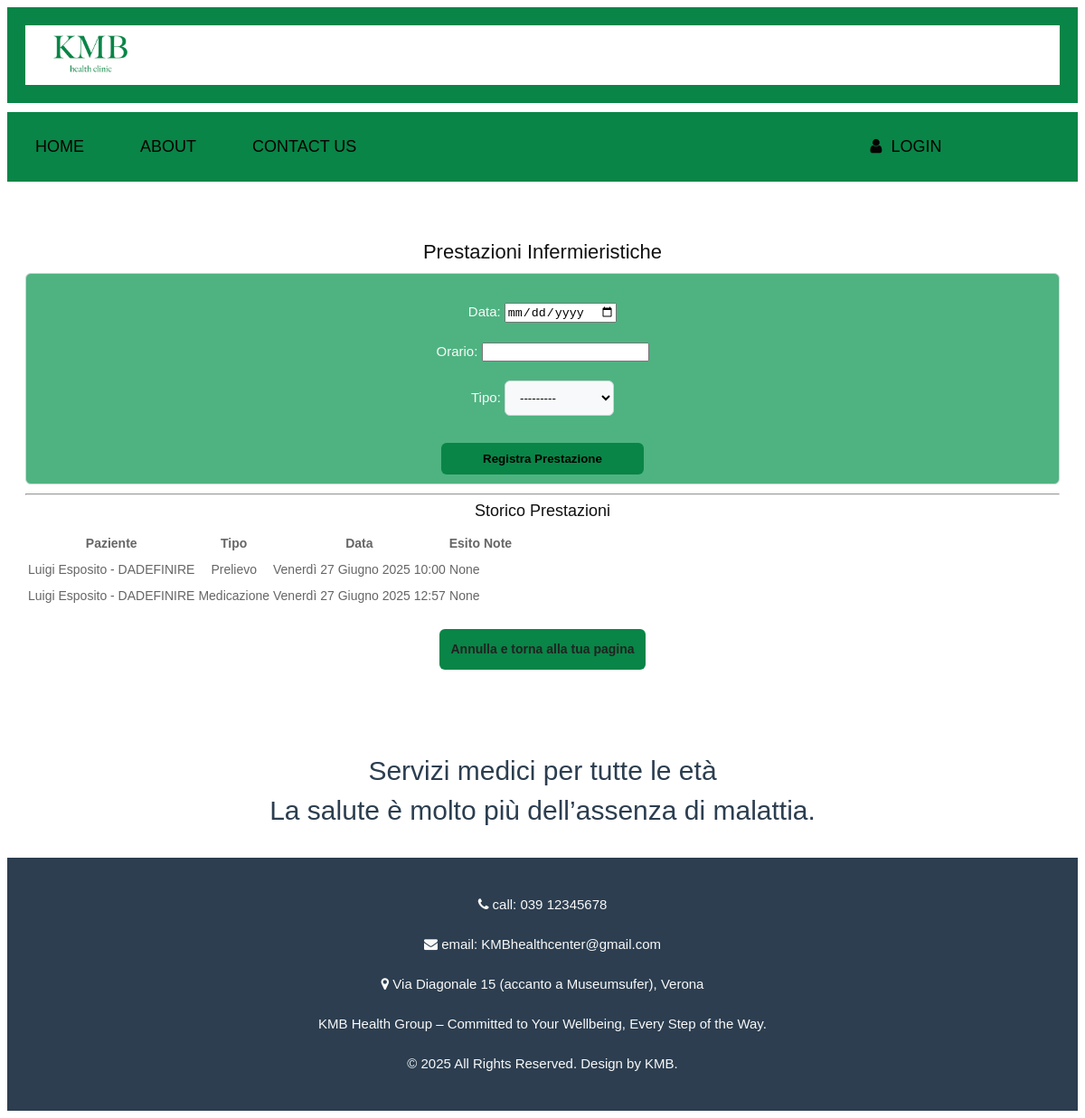
Before: /users/paziente/prenota_prestazione/ (signed in) with the older database file.
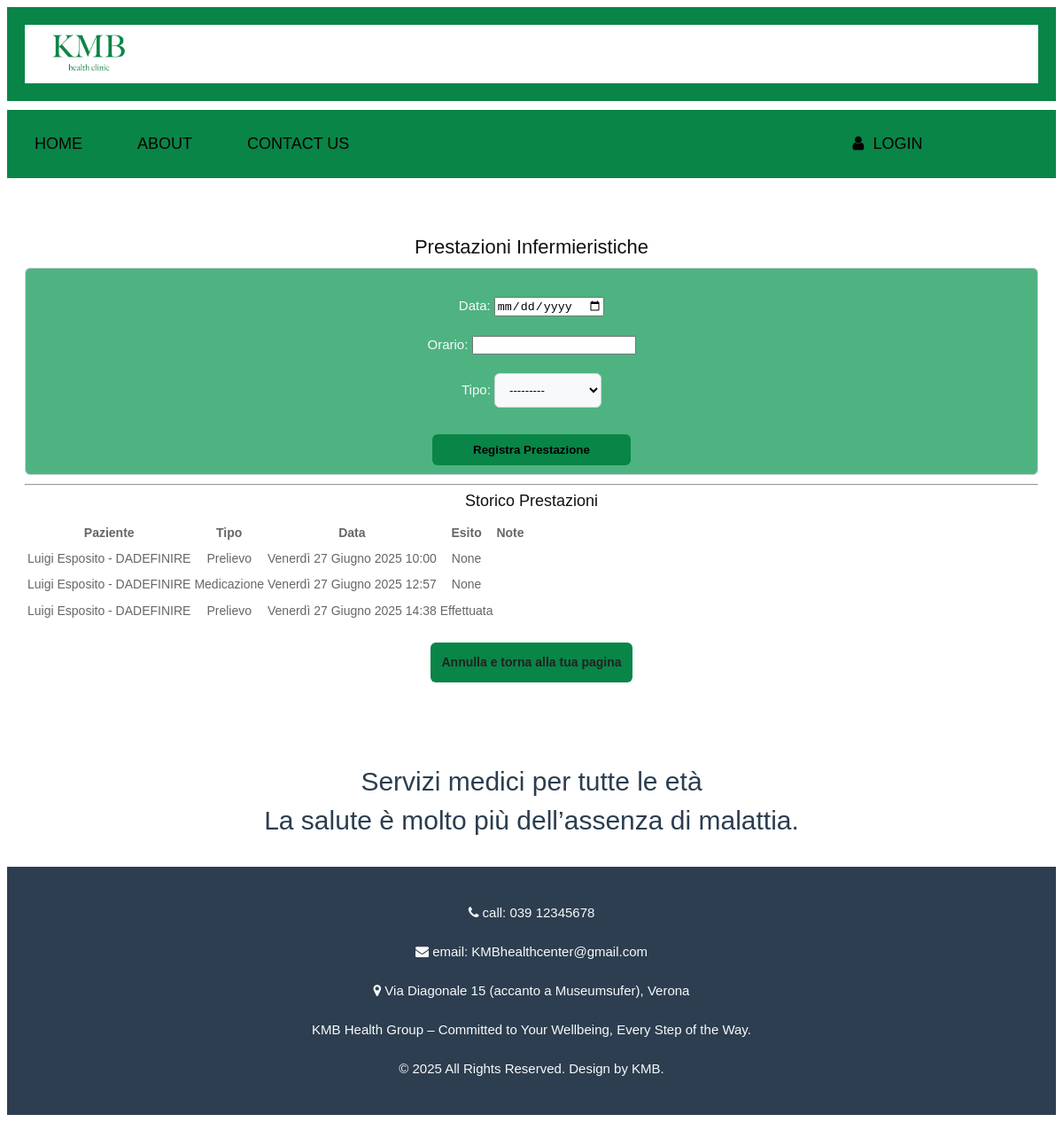
After: the same page with the newer database file.
### prestazione/models.py (models this page shows, shortened)
class Prestazione(models.Model):
    id = models.BigAutoField(primary_key=True)
    tipo = models.CharField(max_length=20, choices=TipoPrestazione.choices)
    paziente = models.ForeignKey('users.Paziente', on_delete=models.CASCADE, related_name="prestazioni")  # relazione con il modello in app users
    ambulatorio = models.ForeignKey('ambulatorio.Ambulatorio', on_delete=models.SET_NULL, null=True)  # relazione con il modello ambulatorio
    infermiere = models.ForeignKey('users.Infermiere', on_delete=models.SET_NULL, null=True, related_name="prestazioni_infermiere") # relazione con il modello in app users
    prenotazione = models.OneToOneField('PrenotazionePrestazione', on_delete=models.CASCADE, null=True, blank=True)
    data = models.DateTimeField(default=timezone.now)  # Data e ora della prestazione, con valore predefinito alla creazione
    esito = models.TextField(blank=True, null=True)
    note = models.TextField(blank=True, null=True)
    class Meta:
        verbose_name = "prestazione"
        verbose_name_plural = "prestazioni"
        ordering = ['data']  # Ordinamento per data della prestazione

### users/models.py (models this page shows, shortened)
class UtenteBase(models.Model):
    user = models.OneToOneField(User, on_delete=models.CASCADE, primary_key=True)  # collegamento all'account Django
    cognome = models.CharField(max_length=50)
    nome = models.CharField(max_length=50)
    codice_fiscale = models.CharField(max_length=16)
    class Meta:
        abstract = True  # questo rende la classe astratta

class Paziente(UtenteBase):
    data_nascita = models.DateField()
    luogo_nascita = models.CharField(max_length=100)
    email = models.EmailField(default="insericiEmail@example.com")  # obbligatorio
    medico_curante = models.ForeignKey("Medico", on_delete=models.SET_NULL, null=True, related_name="medico_pazienti_curante")
    referente_adulto = models.CharField(max_length=100, blank=True, null=True, help_text="Nome e cognome del referente adulto per i minori di 14 anni")
    def __str__(self):
        return f"{self.nome} {self.cognome} - {self.codice_fiscale}"
    class Meta:
        verbose_name = "paziente"
        verbose_name_plural = "pazienti"

### users/views.py (the view)
# urls.py: path('paziente/prenota_prestazione/', richiedi_prestazione, name='richiedi_prestazione'),
@login_required
def richiedi_prestazione(request):
    paziente = get_object_or_404(Paziente, user=request.user)
    infermiere_disponibile = Infermiere.objects.first()  # Semplice logica di disponibilità
    if not infermiere_disponibile:
        return HttpResponse("Nessun infermiere disponibile al momento.", status=503)
    if request.method == "POST":
        form = PrestazioneInfermieristicaForm(request.POST)
        if form.is_valid():
            prestazione = form.save(commit=False)
            prestazione.paziente = paziente
            prestazione.infermiere = infermiere_disponibile
            prestazione.save()
            return redirect('pagina_paziente')
    else:
        form = PrestazioneInfermieristicaForm()
    prestazioni = Prestazione.objects.filter(paziente=paziente)
    return render(request, "users/prenota_prestazione.html", {
        "form": form,
        "prestazioni": prestazioni,
    })

### prestazione/forms.py
class PrestazioneInfermieristicaForm(forms.ModelForm):
    class Meta:
        model = PrenotazionePrestazione
        fields = ['data', 'orario', 'tipo']
        widgets = {
            'data': forms.DateInput(attrs={'type': 'date'}),
            'ora': TimeInput(format='%H:%M', attrs={'type': 'time'}),
            'tipo': forms.Select(attrs={'class': 'form-control'}),
        }

### users/templates/users/prenota_prestazione.html (shortened to what this page needs)
{% extends 'base.html' %}
{% block content %}
<div class="white_container">
    <h2>Prestazioni Infermieristiche</h2>
    <form method="POST" class="form-control" style="background-color:#4eb381">
        {{ form.as_p }}
        <button type="submit" class="btn btn-primary" style="width: 20%">Registra Prestazione</button>
    </form>
    <hr>
    <h3>Storico Prestazioni</h3>
    <table class="table">
        <thead>
            <tr>
                <th>Paziente</th>
                <th>Tipo</th>
                <th>Data</th>
                <th>Esito</th>
                <th>Note</th>
            </tr>
        </thead>
        <tbody>
            {% for p in prestazioni %}
                <tr>
                    <td>{{ p.paziente }}</td>
                    <td>{{ p.get_tipo_display }}</td>
                    <td>{{ p.data }}</td>
                    <td>{{ p.esito }}</td>
                    <td>{{ p.note }}</td>
                </tr>
            {% empty %}
                <tr><td colspan="5">Nessuna prestazione registrata.</td></tr>
            {% endfor %}
        </tbody>
    </table>
    <a href="{% url 'pagina_paziente' %}" class="btn btn-primary" style="margin-top: 20px; display: inline-block; width: 20%;">Annulla e torna alla tua pagina</a>
</div>
{% endblock %}

Changed rows visible on the page:
added Prestazione: paziente "Luigi Esposito - DADEFINIRE", tipo "Prelievo", data "Venerdì 27 Giugno 2025 14:38", esito "Effettuata"
